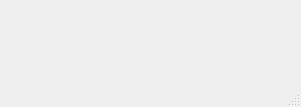
<?xml version="1.0" encoding="UTF-8"?>
<ui version="4.0">
 <class>MainWindow</class>
 <widget class="QMainWindow" name="MainWindow">
  <property name="geometry">
   <rect>
    <x>0</x>
    <y>0</y>
    <width>301</width>
    <height>107</height>
   </rect>
  </property>
  <property name="windowTitle">
   <string>MainWindow</string>
  </property>
  <widget class="QWidget" name="centralwidget"/>
  <widget class="QStatusBar" name="statusbar"/>
 </widget>
 <resources/>
 <connections/>
</ui>
